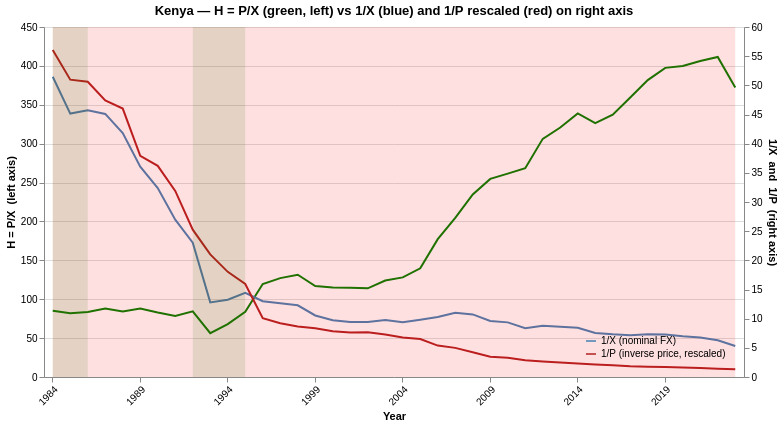

Notebook code cell kept with this figure:
### Markdown cell above
## 9. Kenya drill-down: $H$, nominal $1/X$, and $1/P$

Plot the Kenyan $H = P/X$ on the left y-axis, the nominal exchange rate $1/X$
and the inverse price level $1/P$ on the right y-axis.  Since $H = P/X$, a fall in $H$
can be decomposed into a fall in $1/X$ (nominal devaluation) partially offset by a
fall in $1/P$ (inflation).

To ensure visual comparability, $1/P$ is renormalised so that its starting value
equals $w$ times the starting value of $1/X$, where $w$ is the ratio of the maximum
percentage-point amplitude of $1/P$ to that of $1/X$ (both measured from a common
base of 100).

### Code cell
# Kenya drill-down: H (left axis) vs 1/X and 1/P (right axis)
country = 'KEN'

# --- Retrieve H and nominal 1/X from already-built dataframes ---
ken_H = hybrid_events[hybrid_events['country'] == country][['year', 'fx_index']].copy()
ken_H.columns = ['year', 'H']

ken_nom = nominal_events[nominal_events['country'] == country][['year', 'fx_index']].copy()
ken_nom.columns = ['year', 'inv_X']

# --- Build 1/P, normalised to 100 at the start of the sample ---
import pandas as pd, numpy as np
df_raw_k = data.copy()
df_raw_k.index = pd.to_datetime(df_raw_k.index)
price_col = f'{country}NECONPRVTXN'
P = df_raw_k[price_col].dropna()
inv_P = 1.0 / P

first_year = ken_nom['year'].min()
inv_P_start = inv_P.loc[inv_P.index.year == first_year]
inv_P_start_val = inv_P_start.iloc[0] if len(inv_P_start) > 0 else inv_P.iloc[0]
inv_P_norm = inv_P / inv_P_start_val * 100   # starts at 100
ken_invP = pd.DataFrame({'year': inv_P_norm.index.year, 'inv_P_raw': inv_P_norm.values})
ken_invP = ken_invP[ken_invP['year'].between(ken_nom['year'].min(), ken_nom['year'].max())]

# --- Merge ---
ken = ken_H.merge(ken_nom, on='year', how='outer').merge(ken_invP, on='year', how='outer').sort_values('year')

# --- Amplitude-based renormalisation of 1/P ---
# Normalise both to 100 at start for amplitude comparison
inv_X_start = ken['inv_X'].dropna().iloc[0]
inv_X_norm100 = ken['inv_X'] / inv_X_start * 100
A_X = 100 - inv_X_norm100.min()        # max pp drop from 100
A_P = 100 - ken['inv_P_raw'].min()      # max pp drop from 100 (already at 100)

w = A_P / A_X if A_X > 0 else 1.0
new_start = w * inv_X_start
ken['inv_P'] = ken['inv_P_raw'] / 100 * new_start

print(f'Max amplitude (from base 100):  1/X = {A_X:.1f} pp  |  1/P = {A_P:.1f} pp')
print(f'w = {w:.3f}  |  1/X start: {inv_X_start:.1f}  |  1/P renormalised start: {new_start:.1f}')

# --- Left axis: H index (no baseline) ---
left = alt.Chart(ken).mark_line(strokeWidth=2, color='green').encode(
    x=alt.X('year:O', title='Year', axis=alt.Axis(labelAngle=-45,
            values=list(range(int(ken['year'].min()), int(ken['year'].max())+1, 5)))),
    y=alt.Y('H:Q', title='H = P/X  (left axis)'),
)

# --- Right axis: 1/X and 1/P (renormalised), both solid ---
r_data = ken.melt(id_vars='year', value_vars=['inv_X', 'inv_P'],
                  var_name='series', value_name='val_R')
right = alt.Chart(r_data).mark_line(strokeWidth=2).encode(
    x=alt.X('year:O'),
    y=alt.Y('val_R:Q', title='1/X  and  1/P  (right axis)',
            axis=alt.Axis(orient='right')),
    color=alt.Color('series:N',
                    scale=alt.Scale(domain=['inv_X', 'inv_P'],
                                    range=['steelblue', 'firebrick']),
                    legend=alt.Legend(title=None, orient='bottom-right',
                                     labelExpr="datum.label == 'inv_X' ? '1/X (nominal FX)' : '1/P (inverse price, rescaled)'")),
)

# --- H event shading (green) ---
layers = [left, right]
for _, ev in events_H[events_H['Country'] == country].iterrows():
    rd = pd.DataFrame([{'start': ev['Start_Date'], 'end': ev['End_Date']}])
    layers.append(
        alt.Chart(rd).mark_rect(opacity=0.12, color='green').encode(x='start:O', x2='end:O')
    )

# --- Nominal event shading (red) ---
for _, ev in events_nom[events_nom['Country'] == country].iterrows():
    rd = pd.DataFrame([{'start': ev['Start_Date'], 'end': ev['End_Date']}])
    layers.append(
        alt.Chart(rd).mark_rect(opacity=0.12, color='red').encode(x='start:O', x2='end:O')
    )

chart_ken = alt.layer(*layers).resolve_scale(
    y='independent', color='independent'
).properties(
    title='Kenya — H = P/X (green, left) vs 1/X (blue) and 1/P rescaled (red) on right axis',
    width=700, height=350
)

chart_ken

### Figure 1 — Vega-Lite specification as saved in the notebook (floating-point values rounded to 4 significant figures)
{"config": {"view": {"continuousWidth": 300, "continuousHeight": 300}}, "layer": [{"data": {"name": "data-b3a61418ab552f7fa3519d9bdaae52f9"}, "mark": {"type": "line", "color": "green", "strokeWidth": 2}, "encoding": {"x": {"axis": {"labelAngle": -45, "values": [1984, 1989, 1994, 1999, 2004, 2009, 2014, 2019]}, "field": "year", "title": "Year", "type": "ordinal"}, "y": {"field": "H", "title": "H = P/X  (left axis)", "type": "quantitative"}}}, {"data": {"name": "data-cae8c7a9138467851a53a4c1bc856557"}, "mark": {"type": "line", "strokeWidth": 2}, "encoding": {"color": {"field": "series", "legend": {"labelExpr": "datum.label == 'inv_X' ? '1/X (nominal FX)' : '1/P (inverse price, rescaled)'", "orient": "bottom-right", "title": null}, "scale": {"domain": ["inv_X", "inv_P"], "range": ["steelblue", "firebrick"]}, "type": "nominal"}, "x": {"field": "year", "type": "ordinal"}, "y": {"axis": {"orient": "right"}, "field": "val_R", "title": "1/X  and  1/P  (right axis)", "type": "quantitative"}}}, {"data": {"name": "data-1614eb10c4c7ecc0accf2d6f983efab2"}, "mark": {"type": "rect", "color": "green", "opacity": 0.12}, "encoding": {"x": {"field": "start", "type": "ordinal"}, "x2": {"field": "end"}}}, {"data": {"name": "data-4d88f9b4b9ccc9b6a1539ec663f096d9"}, "mark": {"type": "rect", "color": "green", "opacity": 0.12}, "encoding": {"x": {"field": "start", "type": "ordinal"}, "x2": {"field": "end"}}}, {"data": {"name": "data-72b95c19200d15235d8a65cf03bc4bfe"}, "mark": {"type": "rect", "color": "red", "opacity": 0.12}, "encoding": {"x": {"field": "start", "type": "ordinal"}, "x2": {"field": "end"}}}], "height": 350, "resolve": {"scale": {"color": "independent", "y": "independent"}}, "title": "Kenya — H = P/X (green, left) vs 1/X (blue) and 1/P rescaled (red) on right axis", "width": 700, "$schema": "https://vega.github.io/schema/vega-lite/v5.20.1.json", "datasets": {"data-b3a61418ab552f7fa3519d9bdaae52f9": [{"year": 1984, "H": 85.11, "inv_X": 51.48, "inv_P_raw": 100.0, "inv_P": 56.04}, {"year": 1985, "H": 82.07, "inv_X": 45.16, "inv_P_raw": 90.96, "inv_P": 50.98}, {"year": 1986, "H": 83.72, "inv_X": 45.73, "inv_P_raw": 90.31, "inv_P": 50.61}, {"year": 1987, "H": 88.12, "inv_X": 45.1, "inv_P_raw": 84.6, "inv_P": 47.41}, {"year": 1988, "H": 84.17, "inv_X": 41.81, "inv_P_raw": 82.12, "inv_P": 46.02}, {"year": 1989, "H": 88.17, "inv_X": 36.07, "inv_P_raw": 67.63, "inv_P": 37.9}, {"year": 1990, "H": 82.88, "inv_X": 32.38, "inv_P_raw": 64.59, "inv_P": 36.2}, {"year": 1991, "H": 78.35, "inv_X": 26.97, "inv_P_raw": 56.92, "inv_P": 31.9}, {"year": 1992, "H": 84.48, "inv_X": 23.03, "inv_P_raw": 45.07, "inv_P": 25.26}, {"year": 1993, "H": 56.38, "inv_X": 12.79, "inv_P_raw": 37.51, "inv_P": 21.02}, {"year": 1994, "H": 68.04, "inv_X": 13.24, "inv_P_raw": 32.16, "inv_P": 18.03}, {"year": 1995, "H": 83.82, "inv_X": 14.43, "inv_P_raw": 28.46, "inv_P": 15.95}, {"year": 1996, "H": 119.5, "inv_X": 12.99, "inv_P_raw": 17.98, "inv_P": 10.07}, {"year": 1997, "H": 127.1, "inv_X": 12.63, "inv_P_raw": 16.43, "inv_P": 9.207}, {"year": 1998, "H": 131.5, "inv_X": 12.29, "inv_P_raw": 15.45, "inv_P": 8.66}, {"year": 1999, "H": 116.9, "inv_X": 10.55, "inv_P_raw": 14.92, "inv_P": 8.362}, {"year": 2000, "H": 115.2, "inv_X": 9.741, "inv_P_raw": 13.98, "inv_P": 7.834}, {"year": 2001, "H": 114.9, "inv_X": 9.445, "inv_P_raw": 13.59, "inv_P": 7.616}, {"year": 2002, "H": 114.0, "inv_X": 9.423, "inv_P_raw": 13.67, "inv_P": 7.66}, {"year": 2003, "H": 124.0, "inv_X": 9.772, "inv_P_raw": 13.03, "inv_P": 7.3}, {"year": 2004, "H": 128.1, "inv_X": 9.372, "inv_P_raw": 12.1, "inv_P": 6.781}, {"year": 2005, "H": 139.8, "inv_X": 9.821, "inv_P_raw": 11.61, "inv_P": 6.509}, {"year": 2006, "H": 177.2, "inv_X": 10.29, "inv_P_raw": 9.601, "inv_P": 5.381}, {"year": 2007, "H": 204.5, "inv_X": 11.02, "inv_P_raw": 8.911, "inv_P": 4.994}, {"year": 2008, "H": 234.7, "inv_X": 10.73, "inv_P_raw": 7.556, "inv_P": 4.234}, {"year": 2009, "H": 254.7, "inv_X": 9.593, "inv_P_raw": 6.226, "inv_P": 3.489}, {"year": 2010, "H": 261.4, "inv_X": 9.365, "inv_P_raw": 5.922, "inv_P": 3.319}, {"year": 2011, "H": 268.4, "inv_X": 8.355, "inv_P_raw": 5.146, "inv_P": 2.884}, {"year": 2012, "H": 306.2, "inv_X": 8.778, "inv_P_raw": 4.74, "inv_P": 2.656}, {"year": 2013, "H": 320.7, "inv_X": 8.616, "inv_P_raw": 4.441, "inv_P": 2.489}, {"year": 2014, "H": 338.9, "inv_X": 8.439, "inv_P_raw": 4.117, "inv_P": 2.308}, {"year": 2015, "H": 326.5, "inv_X": 7.558, "inv_P_raw": 3.827, "inv_P": 2.145}, {"year": 2016, "H": 337.3, "inv_X": 7.31, "inv_P_raw": 3.583, "inv_P": 2.008}, {"year": 2017, "H": 359.5, "inv_X": 7.175, "inv_P_raw": 3.3, "inv_P": 1.849}, {"year": 2018, "H": 381.8, "inv_X": 7.325, "inv_P_raw": 3.172, "inv_P": 1.778}, {"year": 2019, "H": 397.5, "inv_X": 7.275, "inv_P_raw": 3.026, "inv_P": 1.696}, {"year": 2020, "H": 400.0, "inv_X": 6.969, "inv_P_raw": 2.881, "inv_P": 1.614}, {"year": 2021, "H": 406.4, "inv_X": 6.784, "inv_P_raw": 2.76, "inv_P": 1.547}, {"year": 2022, "H": 411.4, "inv_X": 6.295, "inv_P_raw": 2.53, "inv_P": 1.418}, {"year": 2023, "H": 372.2, "inv_X": 5.307, "inv_P_raw": 2.357, "inv_P": 1.321}], "data-cae8c7a9138467851a53a4c1bc856557": [{"year": 1984, "series": "inv_X", "val_R": 51.48}, {"year": 1985, "series": "inv_X", "val_R": 45.16}, {"year": 1986, "series": "inv_X", "val_R": 45.73}, {"year": 1987, "series": "inv_X", "val_R": 45.1}, {"year": 1988, "series": "inv_X", "val_R": 41.81}, {"year": 1989, "series": "inv_X", "val_R": 36.07}, {"year": 1990, "series": "inv_X", "val_R": 32.38}, {"year": 1991, "series": "inv_X", "val_R": 26.97}, {"year": 1992, "series": "inv_X", "val_R": 23.03}, {"year": 1993, "series": "inv_X", "val_R": 12.79}, {"year": 1994, "series": "inv_X", "val_R": 13.24}, {"year": 1995, "series": "inv_X", "val_R": 14.43}, {"year": 1996, "series": "inv_X", "val_R": 12.99}, {"year": 1997, "series": "inv_X", "val_R": 12.63}, {"year": 1998, "series": "inv_X", "val_R": 12.29}, {"year": 1999, "series": "inv_X", "val_R": 10.55}, {"year": 2000, "series": "inv_X", "val_R": 9.741}, {"year": 2001, "series": "inv_X", "val_R": 9.445}, {"year": 2002, "series": "inv_X", "val_R": 9.423}, {"year": 2003, "series": "inv_X", "val_R": 9.772}, {"year": 2004, "series": "inv_X", "val_R": 9.372}, {"year": 2005, "series": "inv_X", "val_R": 9.821}, {"year": 2006, "series": "inv_X", "val_R": 10.29}, {"year": 2007, "series": "inv_X", "val_R": 11.02}, {"year": 2008, "series": "inv_X", "val_R": 10.73}, {"year": 2009, "series": "inv_X", "val_R": 9.593}, {"year": 2010, "series": "inv_X", "val_R": 9.365}, {"year": 2011, "series": "inv_X", "val_R": 8.355}, {"year": 2012, "series": "inv_X", "val_R": 8.778}, {"year": 2013, "series": "inv_X", "val_R": 8.616}, {"year": 2014, "series": "inv_X", "val_R": 8.439}, {"year": 2015, "series": "inv_X", "val_R": 7.558}, {"year": 2016, "series": "inv_X", "val_R": 7.31}, {"year": 2017, "series": "inv_X", "val_R": 7.175}, {"year": 2018, "series": "inv_X", "val_R": 7.325}, {"year": 2019, "series": "inv_X", "val_R": 7.275}, {"year": 2020, "series": "inv_X", "val_R": 6.969}, {"year": 2021, "series": "inv_X", "val_R": 6.784}, {"year": 2022, "series": "inv_X", "val_R": 6.295}, {"year": 2023, "series": "inv_X", "val_R": 5.307}, {"year": 1984, "series": "inv_P", "val_R": 56.04}, {"year": 1985, "series": "inv_P", "val_R": 50.98}, {"year": 1986, "series": "inv_P", "val_R": 50.61}, {"year": 1987, "series": "inv_P", "val_R": 47.41}, {"year": 1988, "series": "inv_P", "val_R": 46.02}, {"year": 1989, "series": "inv_P", "val_R": 37.9}, {"year": 1990, "series": "inv_P", "val_R": 36.2}, {"year": 1991, "series": "inv_P", "val_R": 31.9}, {"year": 1992, "series": "inv_P", "val_R": 25.26}, {"year": 1993, "series": "inv_P", "val_R": 21.02}, {"year": 1994, "series": "inv_P", "val_R": 18.03}, {"year": 1995, "series": "inv_P", "val_R": 15.95}, {"year": 1996, "series": "inv_P", "val_R": 10.07}, {"year": 1997, "series": "inv_P", "val_R": 9.207}, {"year": 1998, "series": "inv_P", "val_R": 8.66}, {"year": 1999, "series": "inv_P", "val_R": 8.362}, {"year": 2000, "series": "inv_P", "val_R": 7.834}, {"year": 2001, "series": "inv_P", "val_R": 7.616}, {"year": 2002, "series": "inv_P", "val_R": 7.66}, {"year": 2003, "series": "inv_P", "val_R": 7.3}, {"year": 2004, "series": "inv_P", "val_R": 6.781}, {"year": 2005, "series": "inv_P", "val_R": 6.509}, {"year": 2006, "series": "inv_P", "val_R": 5.381}, {"year": 2007, "series": "inv_P", "val_R": 4.994}, {"year": 2008, "series": "inv_P", "val_R": 4.234}, {"year": 2009, "series": "inv_P", "val_R": 3.489}, {"year": 2010, "series": "inv_P", "val_R": 3.319}, {"year": 2011, "series": "inv_P", "val_R": 2.884}, {"year": 2012, "series": "inv_P", "val_R": 2.656}, {"year": 2013, "series": "inv_P", "val_R": 2.489}, {"year": 2014, "series": "inv_P", "val_R": 2.308}, {"year": 2015, "series": "inv_P", "val_R": 2.145}, {"year": 2016, "series": "inv_P", "val_R": 2.008}, {"year": 2017, "series": "inv_P", "val_R": 1.849}, {"year": 2018, "series": "inv_P", "val_R": 1.778}, {"year": 2019, "series": "inv_P", "val_R": 1.696}, {"year": 2020, "series": "inv_P", "val_R": 1.614}, {"year": 2021, "series": "inv_P", "val_R": 1.547}, {"year": 2022, "series": "inv_P", "val_R": 1.418}, {"year": 2023, "series": "inv_P", "val_R": 1.321}], "data-1614eb10c4c7ecc0accf2d6f983efab2": [{"start": 1992, "end": 1995}], "data-4d88f9b4b9ccc9b6a1539ec663f096d9": [{"start": 1984, "end": 1986}], "data-72b95c19200d15235d8a65cf03bc4bfe": [{"start": 1984, "end": 2023}]}}
